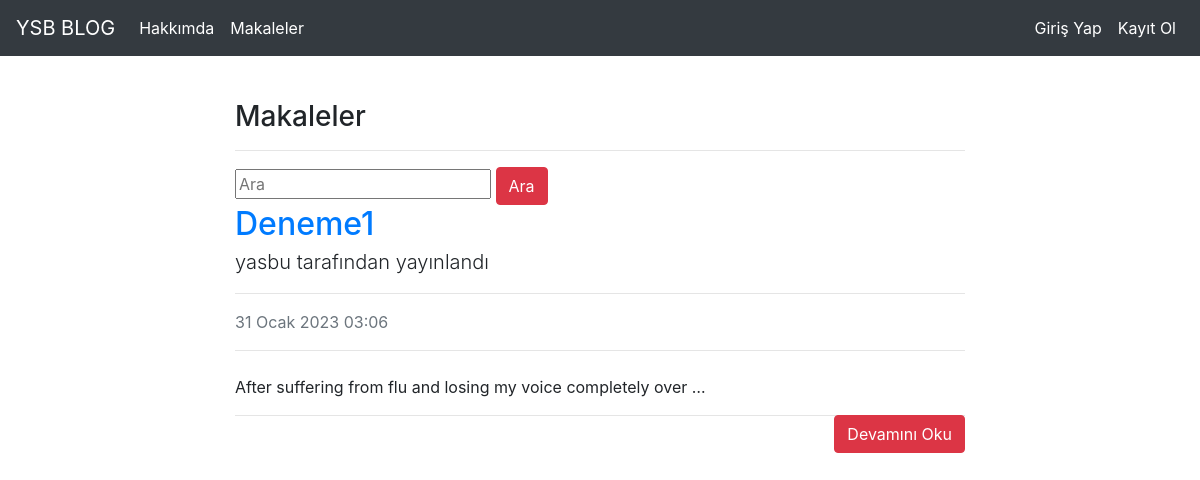
The app's page /articles/ with its own data.
### article/models.py (models this page shows, shortened)
class Article(models.Model):
    author = models.ForeignKey('auth.User',on_delete=models.CASCADE, verbose_name='Yazar') #o kullanıcıya ait article silinecek
    title = models.CharField(max_length=50, verbose_name='Başlık')
    content = RichTextField()
    created_data = models.DateTimeField(auto_now_add=True, verbose_name='Tarih') #o anki tarihi atayacak
    article_image = models.FileField(blank=True, null=True,verbose_name='Makaleye Fotoğraf Ekleyin')
    class Meta:
        ordering = ['-created_data']

### article/views.py (the view)
# urls.py: path('',views.articles,name='articles'),
def articles(request):
    keyword = request.GET.get('keyword')
    if keyword:
        articles = Article.objects.filter(title__contains = keyword)
        return render(request,'articles.html',{'articles':articles})
    articles = Article.objects.all()
    return render(request,'articles.html',{'articles':articles})

### templates/articles.html (shortened to what this page needs)
{% extends "layout.html" %}
{% block body %}
<div class="row">
    <div class="col-md-8 offset-md-2">
        <h3>Makaleler</h3>
        <hr>
    </div>
</div>
<div class="row">
    <div class="col-md-8 offset-md-2">
        <form>
        <input type="text" name = 'keyword' class="input-sm" maxlength="64" placeholder="Ara" />
        <button type="submit" class="btn btn-danger">Ara</button>
        </form>
    </div>
</div>
{% if articles %}
{% for article in articles %}
    <div class="row">
    <div class="col-md-8 offset-md-2">
        <article>
            <header class="mb-4">
                <a href="{% url 'article:detail' article.id %}"><h2 class="fw-bolder mb-1">{{article.title}}</h2></a>
                <p class ='lead'>{{article.author.username}} tarafından yayınlandı</p>
                <hr>
                <div class="text-muted fst-italic mb-2">{{article.created_data}}</div>
                <hr>
            </header>
            <section class="mb-5">
                <p>{{article.content|safe|truncatewords:10}}</p>
            <a style='float:right' href="{% url 'article:detail' article.id %}" class='btn btn-danger'>Devamını Oku</a>
            <hr>
            </section>
        </article>
    </div>
</div>
{% endfor %}
{% endif %}
{% endblock body %}

### templates/layout.html (shortened to what this page needs)
<!DOCTYPE html>
{% load static %}
<html lang="en">
<head>
    <link rel="stylesheet" href="{% static 'css/bootstrap.min.css' %}">
</head>
<body>
    {% include "includes/navbar.html" %}
    <div style = 'margin-top : 100px; margin-bottom:100px' class='container'>
        {% block body %}
        {% endblock body %}
    </div>
</body>
</html>

### templates/includes/navbar.html (shortened to what this page needs)
<nav class="navbar navbar-expand-md navbar-dark fixed-top bg-dark">
      <a class="navbar-brand" href="{% url 'index' %}">YSB BLOG</a>
      <div class="collapse navbar-collapse" id="navbarCollapse">
        <ul class="navbar-nav mr-auto">
          <li class="nav-item active">
            <a class="nav-link" href="{% url 'about' %}">Hakkımda</a>
          </li>
          <li class="nav-item active">
            <a class="nav-link" href="{% url 'article:articles' %}">Makaleler</a>
          </li>
        </ul>
        <ul class="navbar-nav ml-auto">
        {% if request.user.is_authenticated %}
          <li class="nav-item active">
            <a class="nav-link" href="{% url 'article:dashboard' %}">Kontrol Paneli</a>
          </li>
           <li class="nav-item active">
            <a class="nav-link" href="{% url 'user:logout' %}">Çıkış Yap</a>
          </li>
        {% else %}
         <li class="nav-item active">
            <a class="nav-link" href="{% url 'user:login' %}">Giriş Yap</a>
          </li>
          <li class="nav-item active">
              <a class="nav-link" href="{% url 'user:register' %}">Kayıt Ol</a>
          </li>
        {% endif %}
        </ul>
      </div>
</nav>

### records on screen
Article: title "Deneme1", author.username "yasbu", created_data "31 Ocak 2023 03:06", content "After suffering from flu and losing my voice completely over …"
